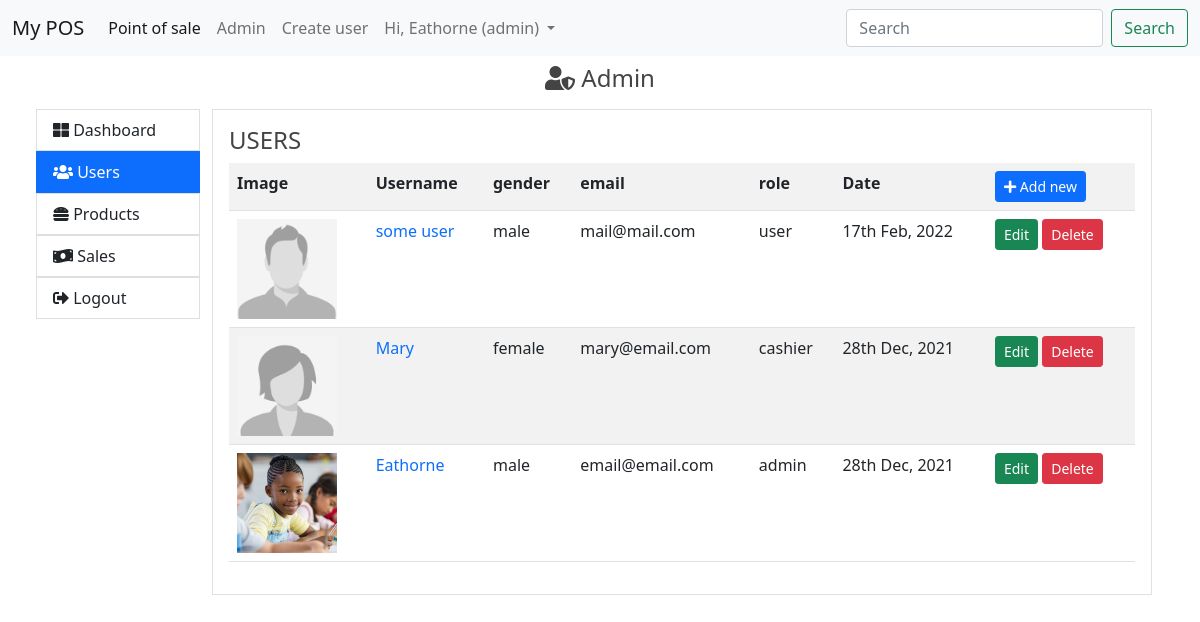
The app's page /index.php?pg=admin&tab=users (signed in) with its own data.
### tables this page shows
CREATE TABLE `users` (
  `id` int(11) NOT NULL,
  `username` varchar(30) NOT NULL,
  `email` varchar(100) NOT NULL,
  `password` varchar(255) NOT NULL,
  `date` datetime NOT NULL,
  `image` varchar(500) DEFAULT NULL,
  `role` varchar(20) NOT NULL,
  `gender` varchar(6) NOT NULL DEFAULT 'male',
  `deletable` tinyint(1) NOT NULL DEFAULT 1
);

### app/core/database.php (called while the page is built)
<?php
class Database
{
	private function db_connect(){
		$DBHOST = "localhost";
		$DBNAME = "pos_hunsa";
		$DBUSER = "root";
		$DBPASS = "";
		$DBDRIVER = "mysql";
		try{
			$con = new PDO("$DBDRIVER:host=$DBHOST;dbname=$DBNAME",$DBUSER,$DBPASS);
		}catch(PDOException $e){
			echo $e->getMessage();
		}
		return $con;
	}
	public function query($query,$data = array())
	{
		$con = $this->db_connect();
		$smt = $con->prepare($query);
		$check = $smt->execute($data);
		if($check)
		{
			$result = $smt->fetchAll(PDO::FETCH_ASSOC);
			if(is_array($result) && count($result) > 0){
				return $result;
			}
		}
		return false;
	}
}

### app/core/functions.php (called while the page is built, shortened)
<?php
function esc($str)
{
	return htmlspecialchars($str);
}
function crop($filename,$size = 400,$type = 'product')
{
	$ext = strtolower(pathinfo($filename,PATHINFO_EXTENSION));
	$cropped_file = preg_replace("/\.$ext$/", "_cropped.".$ext, $filename);
	if(file_exists($cropped_file))
	{
		return $cropped_file;
	}
	if(!file_exists($filename))
	{
		if($type == "male"){
			return 'assets/images/user_male.jpg';
		}else
		if($type == "female"){
			return 'assets/images/user_female.jpg';
		}else{
			return 'assets/images/no_image.jpg';
		}
	}
	return $cropped_file;
}

### app/views/admin/users.view.php (the view, shortened to what this page needs)
<div class="table-responsive">
	<table class="table table-striped table-hover">
		<tr>
			<th>Image</th><th>Username</th><th>gender</th><th>email</th><th>role</th><th>Date</th>
			<th>
				<a href="index.php?pg=signup">
					<button class="btn btn-primary btn-sm"><i class="fa fa-plus"></i> Add new</button>
				</a>
			</th>
		</tr>
		<?php if (!empty($users)):?>
			<?php foreach ($users as $user):?>
	 		<tr>
				<td>
					<a href="index.php?pg=profile&id=<?=$user['id']?>">
					<img src="<?=crop($user['image'],400,$user['gender'])?>" style="width: 100%;max-width:100px;" >
					</a>
				</td>
				<td>
					<a href="index.php?pg=profile&id=<?=$user['id']?>">
						<?=esc($user['username'])?>
					</a>
				</td>
				<td><?=esc($user['gender'])?></td>
				<td><?=esc($user['email'])?></td>
				<td><?=esc($user['role'])?></td>
				<td><?=date("jS M, Y",strtotime($user['date']))?></td>
				<td>
					<a href="index.php?pg=edit-user&id=<?=$user['id']?>">
						<button class="btn btn-success btn-sm">Edit</button>
					</a>
					<a href="index.php?pg=delete-user&id=<?=$user['id']?>">
						<button class="btn btn-danger btn-sm">Delete</button>
					</a>
				</td>
			</tr>
			<?php endforeach;?>
		<?php endif;?>
	</table>
</div>

### public/assets/css/main.css (style rules this page uses)
body a { text-decoration: none; }

### records on screen
users: image+gender (picture), username "some user", gender "male", email "mail@mail.com", role "user", date "17th Feb, 2022"
users: image+gender (picture), username "Mary", gender "female", email "mary@email.com", role "cashier", date "28th Dec, 2021"
users: shows a picture, username "Eathorne", gender "male", email "email@email.com", role "admin", date "28th Dec, 2021"

### other values on screen
APP_NAME "My POS"
auth('username') "Eathorne"
Auth::get('role') "admin"
$tab "USERS"
